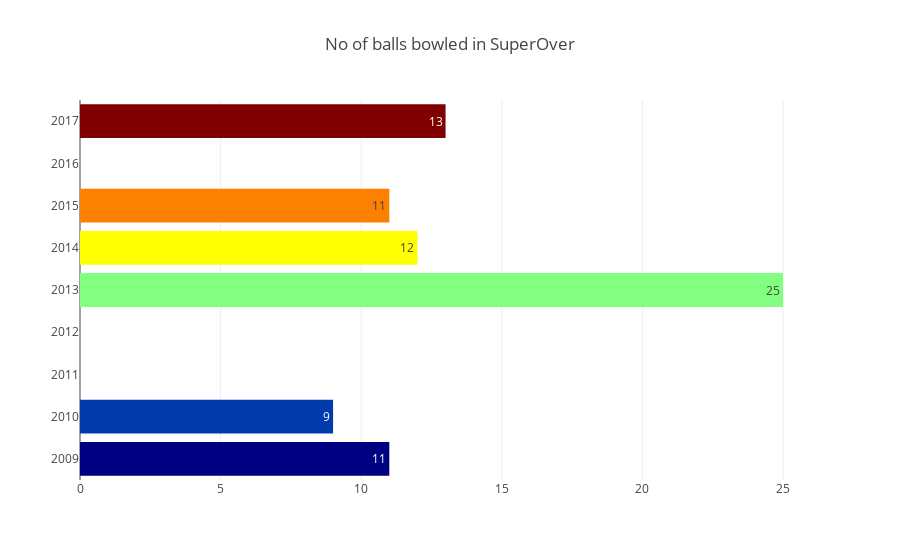

Notebook cell for this chart:
### Markdown cell above
### Number of deliveries bowled in superover in each season

### Code cell
balls_per_season = pd.DataFrame(df[df.is_super_over == 1].groupby('season').id.count()).reset_index()
balls_per_season.columns = ['season','no_of_superover_balls']
data = [go.Bar(
            x=balls_per_season['no_of_superover_balls'],
            y=balls_per_season['season'],
            text=balls_per_season['no_of_superover_balls'],
            textposition='auto',
            orientation = 'h',
            marker={
                'color': balls_per_season['season'],
                'colorscale': 'Jet'
            }
    )]
layout = go.Layout(
        title='No of balls bowled in SuperOver '
    )
fig = go.Figure(data=data, layout=layout)
iplot(fig, filename='basic-bar')

### Figure 1 — Plotly figure (JSON) as saved in the notebook; plotly's stock layout.template omitted (floating-point values rounded to 4 significant figures)
{"data": [{"marker": {"color": [2009, 2010, 2013, 2014, 2015, 2017], "colorscale": "Jet"}, "orientation": "h", "text": [11, 9, 25, 12, 11, 13], "textposition": "auto", "type": "bar", "uid": "721db7fa-a700-4acc-a1c7-aa1e229873f4", "x": [11, 9, 25, 12, 11, 13], "y": [2009, 2010, 2013, 2014, 2015, 2017]}], "layout": {"title": {"text": "No of balls bowled in SuperOver "}}}
